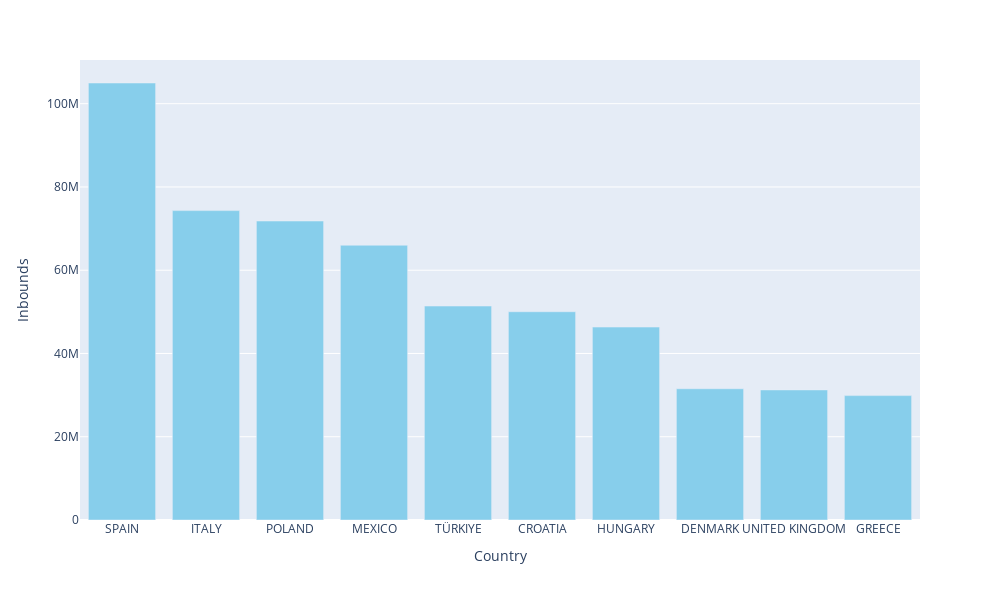

Source (notebook cell):
### Code cell
top10 = inbounds.query('year == 2022').sort_values(by = 'inbounds_total', ascending = False).head(10)

fig = px.bar(x = top10['country'], y = top10['inbounds_total'], barmode = 'stack', color_discrete_sequence=['skyblue'])
fig.update_layout(yaxis_title='Inbounds', xaxis_title='Country', height = 600, width = 1000)
fig.show()

### Figure 1 — Plotly figure (JSON) as saved in the notebook; plotly's stock layout.template omitted (floating-point values rounded to 4 significant figures)
{"data": [{"alignmentgroup": "True", "hovertemplate": "x=%{x}<br>y=%{y}<extra></extra>", "legendgroup": "", "marker": {"color": "skyblue", "pattern": {"shape": ""}}, "name": "", "offsetgroup": "", "orientation": "v", "showlegend": false, "textposition": "auto", "type": "bar", "x": ["SPAIN", "ITALY", "POLAND", "MEXICO", "TÜRKIYE", "CROATIA", "HUNGARY", "DENMARK", "UNITED KINGDOM", "GREECE"], "xaxis": "x", "y": [104968000, 74317000, 71814000, 65995000, 51388000, 50023000, 46343000, 31530000, 31244000, 29876000], "yaxis": "y"}], "layout": {"barmode": "stack", "height": 600, "legend": {"tracegroupgap": 0}, "margin": {"t": 60}, "width": 1000, "xaxis": {"anchor": "y", "domain": [0, 1], "title": {"text": "Country"}}, "yaxis": {"anchor": "x", "domain": [0, 1], "title": {"text": "Inbounds"}}}}
